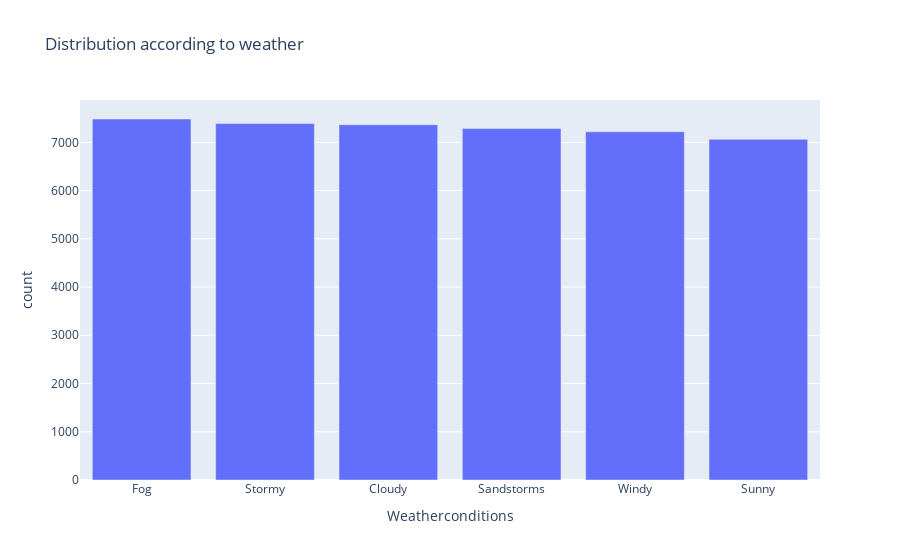

Notebook cell for this chart:
### Code cell
#  Weather conndition values are grouped in order to see the weather effect on order distribution
df2 = df.groupby(["Weatherconditions"])["ID"].count().reset_index(name="count")
df2 = df2.sort_values("count",ascending=False).reset_index()
df2.drop(columns =["index"], inplace=True) 
df2.drop(df2.loc[df2['Weatherconditions']=='NaN'].index, inplace=True)

fig = px.bar( df2, x = "Weatherconditions",   y ="count" ,  title="Distribution according to weather")
fig.show()

# It can be inferred from below chart that the weather conditions have no particular effect on the order amount.

### Figure 1 — Plotly figure (JSON) as saved in the notebook; plotly's stock layout.template omitted (floating-point values rounded to 4 significant figures)
{"data": [{"alignmentgroup": "True", "hovertemplate": "Weatherconditions=%{x}<br>count=%{y}<extra></extra>", "legendgroup": "", "marker": {"color": "#636efa", "pattern": {"shape": ""}}, "name": "", "offsetgroup": "", "orientation": "v", "showlegend": false, "textposition": "auto", "type": "bar", "x": ["Fog", "Stormy", "Cloudy", "Sandstorms", "Windy", "Sunny"], "xaxis": "x", "y": [7483, 7388, 7364, 7284, 7219, 7061], "yaxis": "y"}], "layout": {"barmode": "relative", "legend": {"tracegroupgap": 0}, "title": {"text": "Distribution according to weather"}, "xaxis": {"anchor": "y", "domain": [0, 1], "title": {"text": "Weatherconditions"}}, "yaxis": {"anchor": "x", "domain": [0, 1], "title": {"text": "count"}}}}
